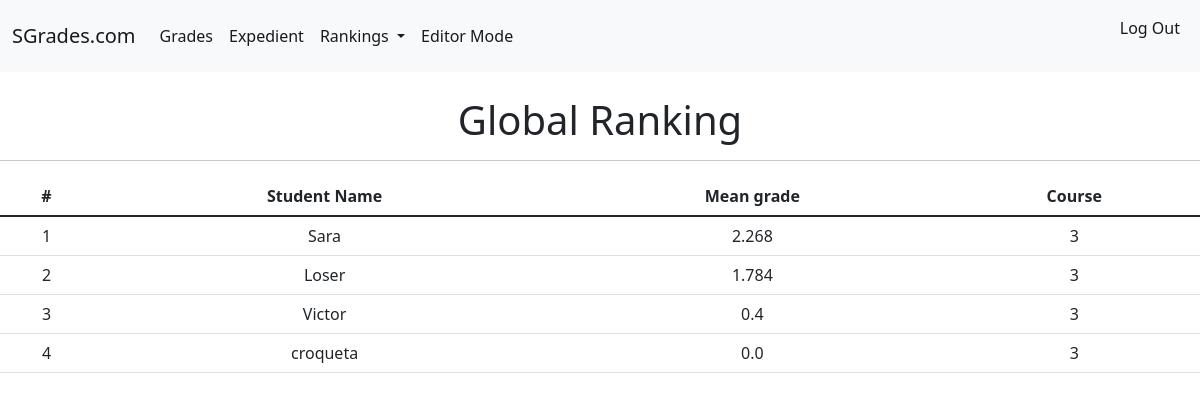
/globalranking/ (signed in), run on the app's committed database.
### SGrades/models.py (models this page shows, shortened)
class Student(models.Model):
    COURSES = (
        ('3', 'Tercer curso'),
    )
    Student_Nif = models.CharField(primary_key=True, max_length=10)
    Name = models.CharField(max_length=20)
    Surname = models.CharField(max_length=50)
    Expedient = models.FloatField(blank=True, default=0, editable=False)
    Ranking = models.IntegerField(editable=False, default=0)
    Course = models.CharField(choices=COURSES, max_length=1)
    @property
    def expedient_mean(self):
        Grades_list = Grade.objects.all()
        Subject_number = Subject.objects.count()
        means = []
        for grade in Grades_list:
            grade.Mean = grade.mean
            if grade.Student.Name == self.Name:
                means.append(grade.Mean)
        expedient_mean = sum(means)/Subject_number
        return expedient_mean

### SGrades/views.py (the view)
# urls.py: path('globalranking/', GlobalRankingView, name='Global Ranking'),
def GlobalRankingView(request):
    Student_list = Student.objects.all()
    best_students = []
    for student in Student_list:
        student.Expedient = student.expedient_mean
        if best_students == []:
            best_students.append(student)
        else:
            for best in best_students:
                index = best_students.index(best)
                if student.Expedient > best.Expedient:
                    best_students.insert(index, student)
                    break
            best_students.insert(len(best_students), student)
    for student in best_students:
        student.Ranking = best_students.index(student) + 1
    context = {
        'best_students' : best_students,
    }
    return render(request, 'globalranking.html', context)

### SGrades/models.py (called while the page is built)
    @property
    def mean(self):
        Item_list = Item.objects.all()
        Submit_list = Submit.objects.all()
        grades = []
        means = []
        for item in Item_list:
            if self.Subject_Grades.Subject_Name == item.Item_From_Subject.Subject_Name:
                for submit in Submit_list:
                    if submit.Item_Submitted.Item_Name == item.Item_Name \
                        and submit.Student.Name == self.Student.Name:
                        value = item.Ponderation * (submit.Punctuation / 100)
                        grades.append(round(value, 2))
                        means.append(round(value, 2))
        return(round(sum(means), 2))

### templates/globalranking.html (shortened to what this page needs)
{% extends 'base.html' %}
 {% block content %}
    {% if user.is_authenticated %}
        <h1 style="text-align:center">
            Global Ranking
        </h1>
        <hr>
          <table class="table">
              <thead>
                  <tr style="text-align:center">
                      <th scope="col">#</th>
                      <th scope="col">Student Name</th>
                      <th scope="col">Mean grade</th>
                      <th scope="col">Course</th>
                  </tr>
              </thead>
            <tbody>
                {% for best in best_students %}
                        <tr style="text-align:center">
                            <td>
                            {{ best.Ranking }}
                           </td>
                            <td>
                                {{best.Name}}
                            </td>
                            <td>
                                {{best.Expedient}}
                            </td>
                            <td>
                                {{best.Course}}
                            </td>
                        </tr>
                {% endfor %}
            </tbody>
          </table>
    {% endif %}
 {% endblock content %}

### data on the page
Student: Ranking "1", Name "Sara", Expedient "2.268", Course "3"
Student: Ranking "2", Name "Loser", Expedient "1.784", Course "3"
Student: Ranking "3", Name "Victor", Expedient "0.4", Course "3"
Student: Ranking "4", Name "croqueta", Expedient "0.0", Course "3"
